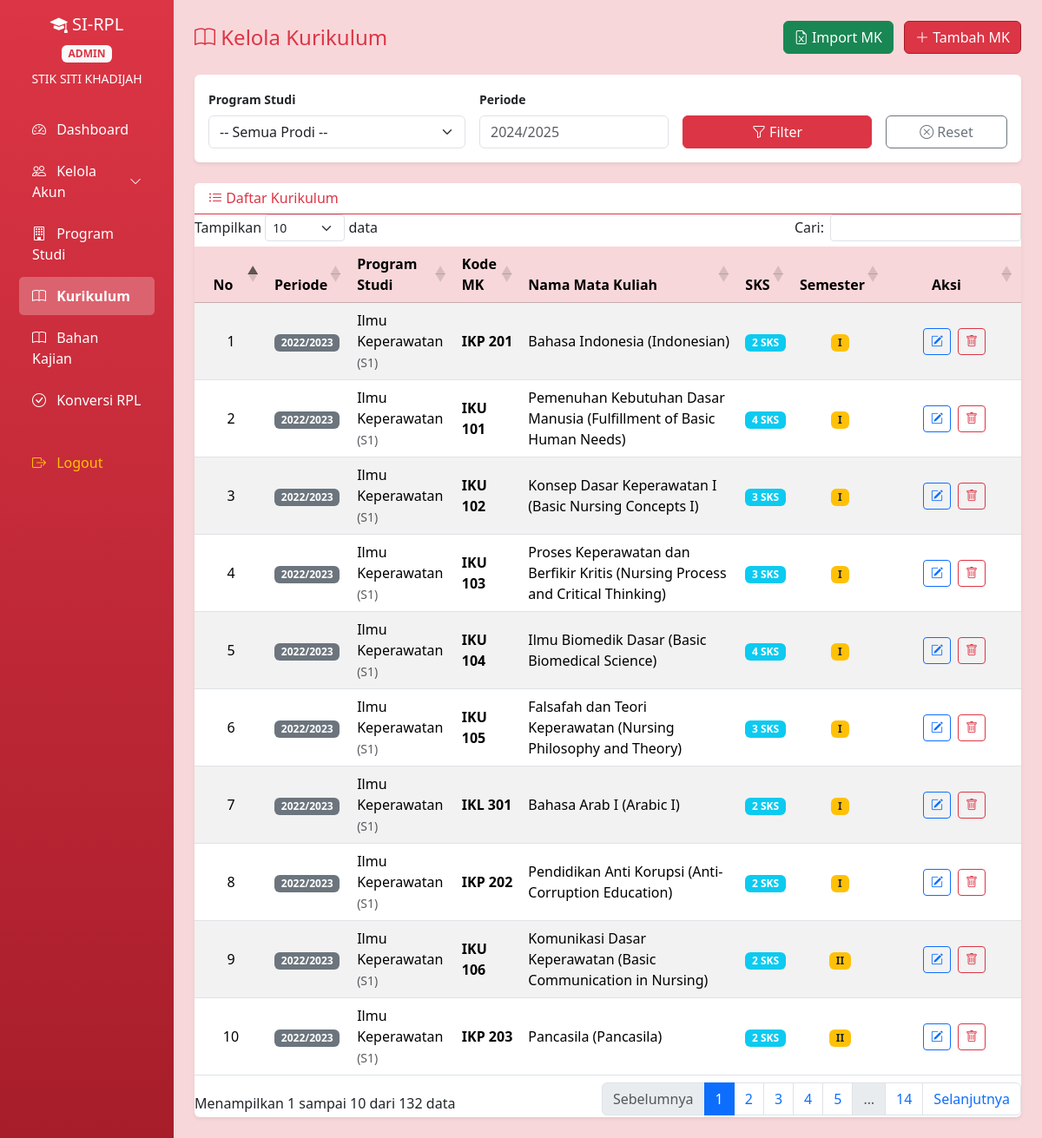
Screenshot of /dashboard.php?page=admin/kelola_kurikulum (signed in) with the database file from the repository.
### tables this page shows
CREATE TABLE `kurikulum` (
  `id` int(11) NOT NULL,
  `id_prodi` int(11) DEFAULT NULL,
  `periode_tahun` varchar(9) NOT NULL,
  `kode_mk` varchar(20) NOT NULL,
  `nama_mk` varchar(100) NOT NULL,
  `sks` int(11) NOT NULL,
  `semester` varchar(10) NOT NULL
);

CREATE TABLE `program_studi` (
  `id` int(11) NOT NULL,
  `kode_prodi` varchar(20) NOT NULL,
  `nama_prodi` varchar(100) NOT NULL,
  `jenjang` enum('D3','S1','S2') NOT NULL
);

### pages/admin/kelola_kurikulum.php (the view, shortened to what this page needs)
<?php
$filter_prodi = $_GET['filter_prodi'] ?? '';
$filter_periode = $_GET['filter_periode'] ?? '';
$sql = "SELECT k.*, p.nama_prodi, p.jenjang FROM kurikulum k
        JOIN program_studi p ON k.id_prodi = p.id WHERE 1=1";
$sql .= " ORDER BY k.periode_tahun ,id ASC, k.semester, k.kode_mk";
$kurikulum = $conn->query($sql);
?>
<div class="d-flex justify-content-between align-items-center mb-4 flex-wrap">
    <h4 class="text-danger m-0"><i class="bi bi-book"></i> Kelola Kurikulum</h4>
    <div>
        <button class="btn btn-success me-2" data-bs-toggle="modal" data-bs-target="#modalImport">
            <i class="bi bi-file-earmark-excel"></i> Import MK
        </button>
        <button class="btn btn-theme" data-bs-toggle="modal" data-bs-target="#modalTambah">
            <i class="bi bi-plus-lg"></i> Tambah MK
        </button>
    </div>
</div>
<div class="card mb-4 border-0 shadow-sm">
    <div class="card-body">
        <form method="GET" class="row g-3 align-items-end">
            <div class="col-md-4">
                <label class="form-label small fw-bold">Program Studi</label>
                <select name="filter_prodi" class="form-select">
                    <option value="">-- Semua Prodi --</option>
                </select>
            </div>
            <div class="col-md-3">
                <label class="form-label small fw-bold">Periode</label>
                <input type="text" name="filter_periode" class="form-control" placeholder="2024/2025" value="<?= htmlspecialchars($filter_periode) ?>">
            </div>
            <div class="col-md-3">
                <button type="submit" class="btn btn-danger w-100"><i class="bi bi-funnel"></i> Filter</button>
            </div>
            <div class="col-md-2">
                <a href="?page=admin/kelola_kurikulum" class="btn btn-outline-secondary w-100"><i class="bi bi-x-circle"></i> Reset</a>
            </div>
        </form>
    </div>
</div>
<div class="card shadow-sm border-0">
    <div class="card-header bg-white border-bottom border-danger">
        <h6 class="mb-0 text-danger"><i class="bi bi-list-ul"></i> Daftar Kurikulum</h6>
    </div>
    <div class="card-body p-0">
        <div class="table-responsive">
            <table class="table table-hover table-striped mb-0 align-middle" id="tabelKurikulum">
                <thead class="table-danger">
                    <tr>
                        <th class="text-center" width="50">No</th>
                        <th>Periode</th>
                        <th>Program Studi</th>
                        <th>Kode MK</th>
                        <th>Nama Mata Kuliah</th>
                        <th class="text-center">SKS</th>
                        <th class="text-center">Semester</th>
                        <th class="text-center" width="120">Aksi</th>
                    </tr>
                </thead>
                <tbody>
                    <?php
                    $no = 1;
                    if ($kurikulum->num_rows == 0):
                    ?>
                    <tr><td colspan="8" class="text-center text-muted py-4"><i class="bi bi-inbox fs-1 d-block mb-2 opacity-50"></i>Belum ada data Kurikulum</td></tr>
                    <?php else: while($d = $kurikulum->fetch_assoc()): ?>
                    <tr>
                        <td class="text-center"><?= $no++ ?></td>
                        <td><span class="badge bg-secondary"><?= $d['periode_tahun'] ?></span></td>
                        <td><?= htmlspecialchars($d['nama_prodi']) ?> <small class="text-muted">(<?= $d['jenjang'] ?>)</small></td>
                        <td class="fw-bold"><?= htmlspecialchars($d['kode_mk']) ?></td>
                        <td><?= htmlspecialchars($d['nama_mk']) ?></td>
                        <td class="text-center"><span class="badge bg-info"><?= $d['sks'] ?> SKS</span></td>
                        <td class="text-center"><span class="badge bg-warning text-dark"><?= $d['semester'] ?></span></td>
                        <td class="text-center">
                            <a href="?page=admin/kelola_kurikulum&edit=<?= $d['id'] ?>&filter_prodi=<?= $filter_prodi ?>&filter_periode=<?= $filter_periode ?>" class="btn btn-sm btn-outline-primary me-1" title="Edit"><i class="bi bi-pencil-square"></i></a>
                            <a href="?page=admin/kelola_kurikulum&hapus=<?= $d['id'] ?>" class="btn btn-sm btn-outline-danger" onclick="return confirm('Yakin hapus <?= htmlspecialchars($d['nama_mk']) ?>?')" title="Hapus"><i class="bi bi-trash"></i></a>
                        </td>
                    </tr>
                    <?php endwhile; endif; ?>
                </tbody>
            </table>
        </div>
    </div>
</div>

### assets/css/custom.css (style rules this page uses)
:root { --primary-red: #dc3545; --dark-red: #a71d2a; --light-red: #f8d7da; }
body { background-color: #f4f6f9; }
.btn-theme { background-color: var(--primary-red); border-color: var(--dark-red); color: white; }
.table thead { background-color: var(--primary-red) !important; color: white; }

### rows the page displays
kurikulum: periode_tahun "2022/2023", id_prodi.nama_prodi "Ilmu Keperawatan", id_prodi.jenjang "S1", kode_mk "IKP 201", nama_mk "Bahasa Indonesia (Indonesian)", sks "2", semester "I"
kurikulum: periode_tahun "2022/2023", id_prodi.nama_prodi "Ilmu Keperawatan", id_prodi.jenjang "S1", kode_mk "IKU 101", nama_mk "Pemenuhan Kebutuhan Dasar Manusia (Fulfillment of Basic Human Needs)", sks "4", semester "I"
kurikulum: periode_tahun "2022/2023", id_prodi.nama_prodi "Ilmu Keperawatan", id_prodi.jenjang "S1", kode_mk "IKU 102", nama_mk "Konsep Dasar Keperawatan I (Basic Nursing Concepts I)", sks "3", semester "I"
kurikulum: periode_tahun "2022/2023", id_prodi.nama_prodi "Ilmu Keperawatan", id_prodi.jenjang "S1", kode_mk "IKU 103", nama_mk "Proses Keperawatan dan Berfikir Kritis (Nursing Process and Critical Thinking)", sks "3", semester "I"
kurikulum: periode_tahun "2022/2023", id_prodi.nama_prodi "Ilmu Keperawatan", id_prodi.jenjang "S1", kode_mk "IKU 104", nama_mk "Ilmu Biomedik Dasar (Basic Biomedical Science)", sks "4", semester "I"
kurikulum: periode_tahun "2022/2023", id_prodi.nama_prodi "Ilmu Keperawatan", id_prodi.jenjang "S1", kode_mk "IKU 105", nama_mk "Falsafah dan Teori Keperawatan (Nursing Philosophy and Theory)", sks "3", semester "I"
kurikulum: periode_tahun "2022/2023", id_prodi.nama_prodi "Ilmu Keperawatan", id_prodi.jenjang "S1", kode_mk "IKL 301", nama_mk "Bahasa Arab I (Arabic I)", sks "2", semester "I"
kurikulum: periode_tahun "2022/2023", id_prodi.nama_prodi "Ilmu Keperawatan", id_prodi.jenjang "S1", kode_mk "IKP 202", nama_mk "Pendidikan Anti Korupsi (Anti-Corruption Education)", sks "2", semester "I"
kurikulum: periode_tahun "2022/2023", id_prodi.nama_prodi "Ilmu Keperawatan", id_prodi.jenjang "S1", kode_mk "IKU 106", nama_mk "Komunikasi Dasar Keperawatan (Basic Communication in Nursing)", sks "2", semester "II"
kurikulum: periode_tahun "2022/2023", id_prodi.nama_prodi "Ilmu Keperawatan", id_prodi.jenjang "S1", kode_mk "IKP 203", nama_mk "Pancasila (Pancasila)", sks "2", semester "II"

### other values shown
$_SESSION['role'] "ADMIN"
$_SESSION['nama'] "STIK SITI KHADIJAH"
